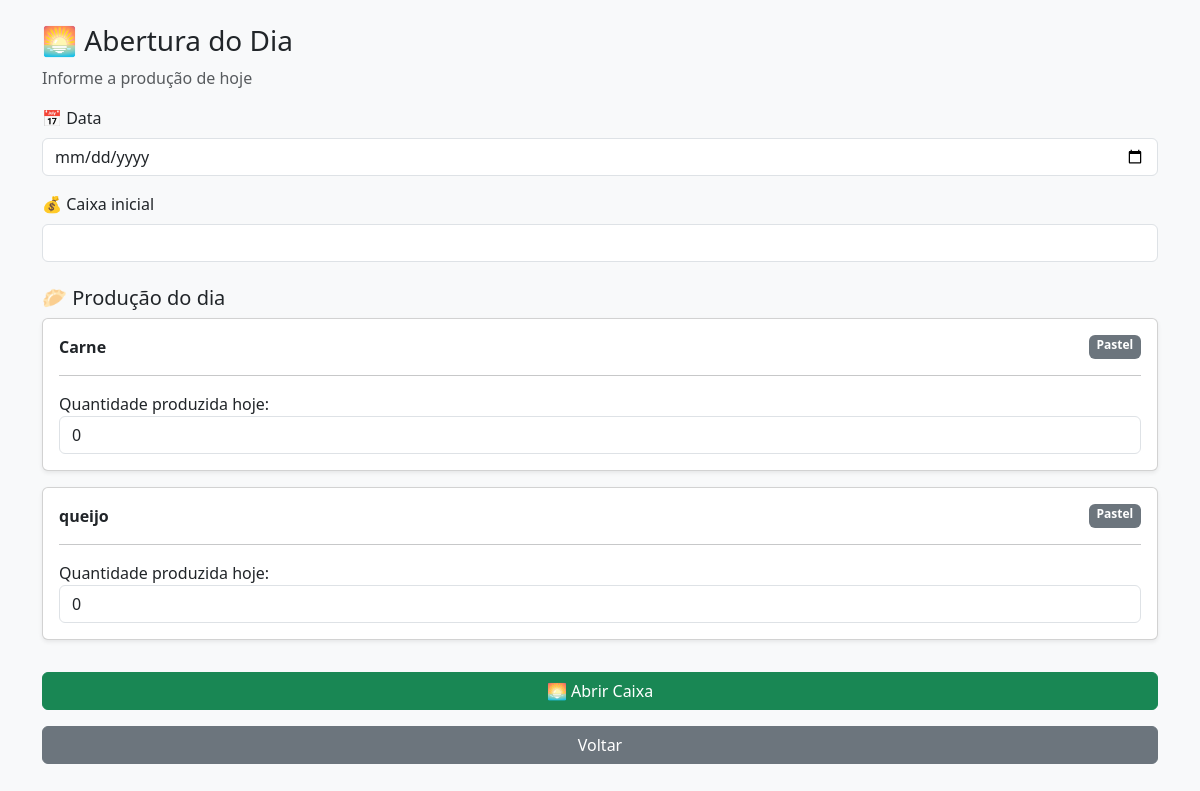
The page /abertura (signed in) on the database its author committed.
### tables this page shows
CREATE TABLE produtos(

        id INTEGER PRIMARY KEY AUTOINCREMENT,

        nome TEXT NOT NULL,

        categoria TEXT NOT NULL

    );

### app.py (the view, shortened to what this page needs)
@app.route("/abertura", methods=["GET","POST"])
def abertura():
    if "usuario" not in session:
        return redirect("/")
    conn = conectar()
    cursor = conn.cursor()
    cursor.execute("""
    SELECT

    id,

    nome,

    categoria

    FROM produtos

    ORDER BY categoria,nome

    """)
    produtos = cursor.fetchall()
    conn.close()
    return render_template(
        "abertura.html",
        produtos=produtos
    )

### database.py (called while the page is built)
def conectar():
    return sqlite3.connect(BANCO)

### templates/abertura.html (shortened to what this page needs)
<!DOCTYPE html>
<html lang="pt-br">
<head>
<link href="https://cdn.jsdelivr.net/npm/bootstrap@5.3.3/dist/css/bootstrap.min.css" rel="stylesheet">
</head>
<body class="bg-light">
<div class="container mt-4 mb-5">
<h3>
🌅 Abertura do Dia
</h3>
<p class="text-muted">
Informe a produção de hoje
</p>
<form method="POST">
<label class="form-label">
📅 Data
</label>
<input
type="date"
name="data"
class="form-control mb-3"
required
>
<label class="form-label">
💰 Caixa inicial
</label>
<input
type="number"
step="0.01"
name="caixa"
class="form-control mb-4"
required
>
<h5>
🥟 Produção do dia
</h5>
{% for produto in produtos %}
<div class="card shadow-sm p-3 mb-3">
<div class="d-flex justify-content-between">
<b>
{{produto[1]}}
</b>
<span class="badge bg-secondary">
{{produto[2]}}
</span>
</div>
<hr>
<label>
Quantidade produzida hoje:
</label>
<input
type="number"
name="produto_{{produto[0]}}"
class="form-control"
value="0"
min="0"
>
</div>
{% endfor %}
<button
class="btn btn-success w-100 mt-3">
🌅 Abrir Caixa
</button>
</form>
<a href="/dashboard"
class="btn btn-secondary w-100 mt-3">
Voltar
</a>
</div>
</body>
</html>

### rows shown on the page
produtos: nome "Carne", categoria "Pastel"
produtos: nome "queijo", categoria "Pastel"
